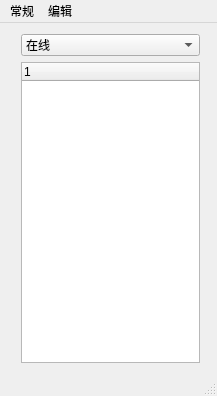
<?xml version="1.0" encoding="UTF-8"?>
<ui version="4.0">
 <class>MainWindow</class>
 <widget class="QMainWindow" name="MainWindow">
  <property name="geometry">
   <rect>
    <x>0</x>
    <y>0</y>
    <width>217</width>
    <height>396</height>
   </rect>
  </property>
  <property name="sizePolicy">
   <sizepolicy hsizetype="Fixed" vsizetype="Fixed">
    <horstretch>0</horstretch>
    <verstretch>0</verstretch>
   </sizepolicy>
  </property>
  <property name="minimumSize">
   <size>
    <width>217</width>
    <height>396</height>
   </size>
  </property>
  <property name="maximumSize">
   <size>
    <width>217</width>
    <height>396</height>
   </size>
  </property>
  <property name="windowTitle">
   <string>MainWindow</string>
  </property>
  <property name="styleSheet">
   <string notr="true"/>
  </property>
  <widget class="QWidget" name="centralWidget">
   <widget class="QWidget" name="layoutWidget">
    <property name="geometry">
     <rect>
      <x>10</x>
      <y>0</y>
      <width>201</width>
      <height>351</height>
     </rect>
    </property>
    <layout class="QGridLayout" name="gridLayout">
     <item row="0" column="0" colspan="2">
      <widget class="QComboBox" name="comboBox">
       <item>
        <property name="text">
         <string>在线</string>
        </property>
       </item>
       <item>
        <property name="text">
         <string>隐身</string>
        </property>
       </item>
       <item>
        <property name="text">
         <string>离线</string>
        </property>
       </item>
      </widget>
     </item>
     <item row="1" column="0" colspan="2">
      <widget class="QTreeWidget" name="friendsListWidget">
       <column>
        <property name="text">
         <string notr="true">1</string>
        </property>
       </column>
      </widget>
     </item>
    </layout>
   </widget>
  </widget>
  <widget class="QMenuBar" name="menuBar">
   <property name="geometry">
    <rect>
     <x>0</x>
     <y>0</y>
     <width>217</width>
     <height>25</height>
    </rect>
   </property>
   <widget class="QMenu" name="menu">
    <property name="title">
     <string>常规</string>
    </property>
    <widget class="QMenu" name="menu_2">
     <property name="title">
      <string>高级选项</string>
     </property>
     <addaction name="showXmlAction"/>
    </widget>
    <addaction name="chatAction"/>
    <addaction name="groupChatAction"/>
    <addaction name="menu_2"/>
   </widget>
   <widget class="QMenu" name="menu_3">
    <property name="title">
     <string>编辑</string>
    </property>
    <addaction name="addFriendAction"/>
    <addaction name="removeFriendAction"/>
   </widget>
   <addaction name="menu"/>
   <addaction name="menu_3"/>
  </widget>
  <widget class="QStatusBar" name="statusBar"/>
  <action name="chatAction">
   <property name="text">
    <string>开始聊天</string>
   </property>
  </action>
  <action name="groupChatAction">
   <property name="text">
    <string>加入群聊</string>
   </property>
  </action>
  <action name="showXmlAction">
   <property name="text">
    <string>显示xml控制台</string>
   </property>
  </action>
  <action name="addFriendAction">
   <property name="text">
    <string>添加好友</string>
   </property>
  </action>
  <action name="removeFriendAction">
   <property name="text">
    <string>删除好友</string>
   </property>
  </action>
 </widget>
 <layoutdefault spacing="6" margin="11"/>
 <resources/>
 <connections/>
</ui>
